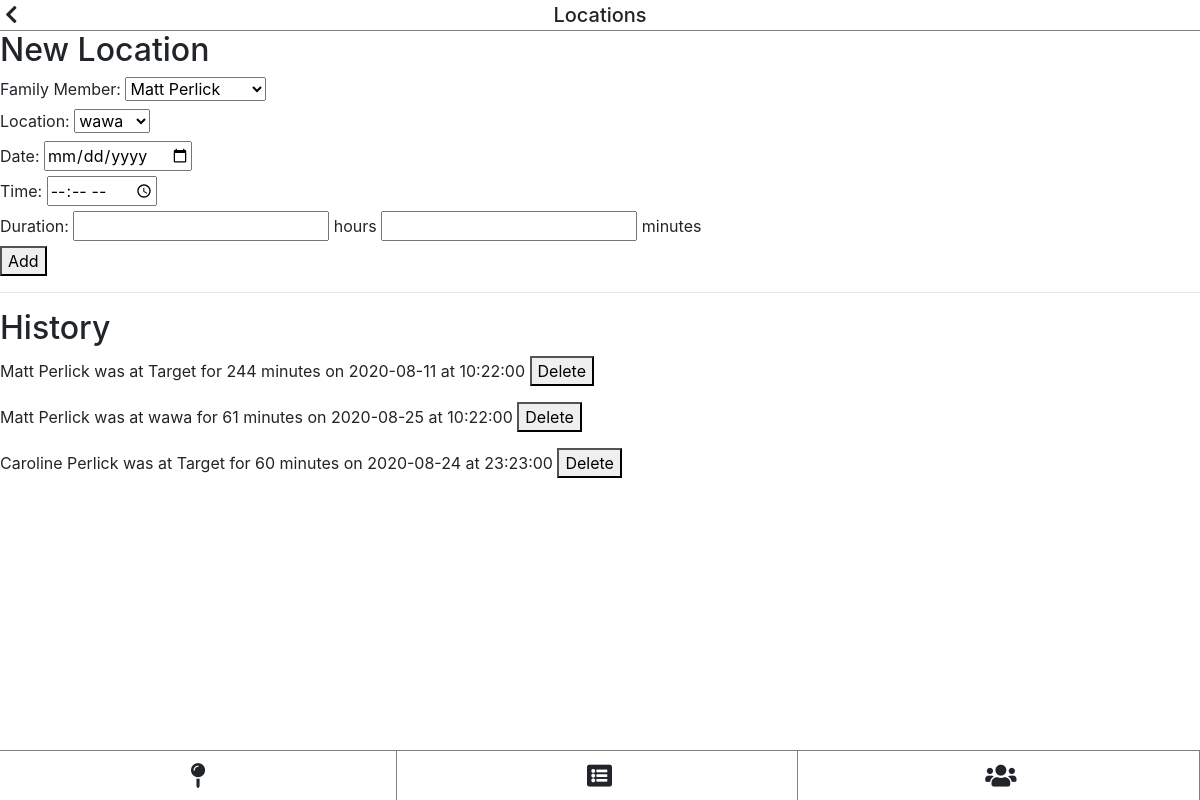
The page /locations (signed in) on the database its author committed.
### tables this page shows
CREATE TABLE visits (id INTEGER PRIMARY KEY, person_id INTEGER, location_id INTEGER, timestamp INTEGER, end_timestamp INTEGER);

CREATE TABLE people (id INTEGER PRIMARY KEY, user_id INTEGER, first varchar(255), last varchar(255));

CREATE TABLE locations (id INTEGER PRIMARY KEY, name varchar(255));

### pages.py (the view)
@pages.route('/locations')
@flask_login.login_required
def pages_locations():
	data = {}
	data['title'] = "Locations"
	uid = flask_login.current_user.get_id()
	data['members'] = db.get_db().query("select * from people where user_id=" + str(uid))
	data['locations'] = db.get_db().query("select * from locations")
	visits = db.get_db().query("""
		select * from people
		join visits
			on people.id = person_id
		join locations
			on location_id = locations.id
		where user_id=""" + str(uid))
	data['visits'] = []
	j = 0
	for visit in visits:
		data['visits'].append([])
		i = 0
		for item in visit:
			if i == 7:
				timestamp = datetime.fromtimestamp(visit[7])
				data['visits'][j].append(str(timestamp.date()))
				data['visits'][j].append(str(timestamp.time()))
			elif i == 8:
				end_timestamp = datetime.fromtimestamp(visit[8])
				data['visits'][j].append(int((end_timestamp - timestamp).total_seconds()//60))
			else:
				data['visits'][j].append(item)
			i = i + 1
		j = j + 1
	return render_template('pages/locations.html', data=data)

### auth.py (called while the page is built)
	def get_id(self):
		return self.id

### database.py (called while the page is built)
	def get_db():
		try:
			db = getattr(g, '_database', None)
		except NameError:
			db = Database()
			g = lambda: None #funny syntax that lets me set an attribute on global g
			setattr(g, '_database', db)
		return db

	def query(self, sql, parameters=[]):
		c = self.conn.cursor()
		c.execute(sql, parameters)
		self.conn.commit()
		return c.fetchall()

### main.py (called while the page is built)
@app.teardown_appcontext
def close_connection(exception):
	try:
		db = getattr(g, '_database', None)
		db.close()
	except NameError:
		pass

@login_manager.user_loader
def load_user(id):
	res = db.get_db().query("select * from users where id='" + str(id) + "'")
	if len(res) == 1:
		user = User(res[0][0], res[0][1])
		user.is_authenticated = True
		return user
	else:
		return None

### templates/pages/locations.html (shortened to what this page needs)
{% extends "pages/base.html" %}
{% block content %}
<h2>New Location</h2>
<form action="{{ url_for('api.api_add_visit') }}" method="post">
	<label for="person">Family Member: </label>
	<select name="person" required>
		{% for person in data.members %}
			<option value="{{ person[0] }}">{{ person[2] }} {{ person[3] }}</option>
		{% endfor %}
	</select><br>
	<label for="location">Location: </label>
	<select name="location" required>
		{% for loc in data.locations %}
			<option value="{{ loc[0] }}">{{ loc[1] }}</option>
		{% endfor %}
	</select><br>
	<label for="date">Date: </label>
	<input type="date" name="date" required><br>
	<label for="time">Time: </label>
	<input type="time" name="time" required><br>
	<label for="hours">Duration: </label>
	<input type="number" name="hours" required> hours <input type="number" name="minutes" required> minutes<br>
	<button type="submit">Add</button>
</form>
<hr>
<h2>History</h2>
{% for visit in data.visits %}
	<form action="{{ url_for('api.api_delete_visit') }}" method="post">
		{{ visit[2] }} {{ visit[3] }} was at {{ visit[11] }} for {{ visit[9] }} minutes on {{ visit[7] }} at {{visit[8]}}
		<button type="submit">Delete</button><br>
	</form>
{% endfor %}
{% endblock %}

### templates/pages/base.html (shortened to what this page needs)
<html>
<head>
	<link rel="stylesheet" href="https://stackpath.bootstrapcdn.com/bootstrap/4.3.1/css/bootstrap.min.css">
	<link rel="stylesheet" href="https://use.fontawesome.com/releases/v5.7.0/css/all.css">
	<link rel="stylesheet" href="{{ url_for('static', filename='css/global.css') }}">
</head>
<body>
	<div id="header">
		{% if data.menu %}
			<i onclick="toggleNav()" class="fas fa-bars"></i>
		{% else %}
			<a href="{{ url_for('pages.pages_home') }}">
				<i class="fas fa-chevron-left"></i>
			</a>
		{% endif %}
		<h1>{{ data.title }}</h1>
	</div>
	{% block content %}{% endblock %}
	<div id="tabs">
		<a href="{{ url_for('pages.pages_locations') }}">
			<i class="fa fa-map-pin" aria-hidden="true"></i>
		</a>
		<a href="{{ url_for('pages.pages_testReports') }}">
			<i class="fa fa-list-alt" aria-hidden="true"></i>
		</a>
		<a href="{{ url_for('pages.pages_familyManager') }}">
			<i class="fa fa-users" aria-hidden="true"></i>
		</a>
	</div>
</body>
</html>

### public/css/global.css (style rules this page uses)
body { margin: 0; }
#header { width: 100%; padding-top: 5px; padding-bottom: 5px; border-bottom: 1px solid gray; }
h1 { font-size: 20px; line-height: 20px; width: max-content; margin-left: auto; margin-right: auto; margin-bottom: 0px; }
#header i { float: left; margin-left: 5px; font-size: 20px; }
a { color: unset; }
#tabs { position: fixed; bottom: 0; height: 50px; width: 100%; border-top: 1px solid gray; }
#tabs a { display: inline-block; height: 100%; width: calc(100% / 3 - 3px); text-align: center; border-right: 1px solid gray; }
#tabs i { font-size: 25px; line-height: 50px; }

### rows shown on the page
visits: first "Matt", last "Perlick", name "Target", visit "244", visit "2020-08-11", visit "10:22:00"
visits: first "Matt", last "Perlick", name "wawa", visit "61", visit "2020-08-25", visit "10:22:00"
visits: first "Caroline", last "Perlick", name "Target", visit "60", visit "2020-08-24", visit "23:23:00"

### other values the page prints
{{ data.title }} "Locations"
form field person "Matt Perlick"
form field location "wawa"
